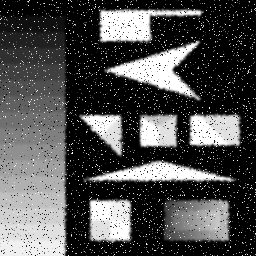
#> input picture Images/image1.png, 256 x 256 px
$ python SobelFilter.py
#> lines starting #> are read from the running program, lines starting #| are printed output that depends on the picture
from PIL import Image
import numpy as np
from scipy import ndimage
import math
from matplotlib import pyplot as plt

# Tanvir Islam
# nid ta840968
# ucfid 3779383
# Spring 2019

"""Sobel Filter is an edge detection algorithm at its core even if it's called a filter
The way its implemented is using 2 separate kernels and then combining them to get all the edges at the end

Discussion
This edge detection is done without any smoothing on the imaages since the instructions did not say
to do so in the PDF.  Therefore, they will be discussed as so.
Due to the presence of tremendous salt and pepper noise in image1 it is hard to see sobel's
work but it is visible.
It can be seen really well with image2 which shows all the edges as white lines in the image.
In fact, you are able to see edges with this algorithm that I didn't even see when I looked at the raw images myself the first time.
An interesting to note is that even though there is lots of noise in image1, sobel still works to show the size of the noise,
which is something hard to see in the original image. """

def SobelFilter(img):

    # We make our kernels to go in the x and y direction separately and then convolve
    # them both on the image
    kernelX = np.array([[-1,0,1], [-2,0,2], [-1,0,1]])
    kernelY = np.array([[-1,-2,-1], [0,0,0], [1,2,1]])

    dstX = ndimage.convolve(img, kernelX)
    dstY = ndimage.convolve(img, kernelY)
    dst = np.ndarray((256,256))

    # this is how we combine our two kernel convolutions
    # by taking the magnitude and storing that in a new array
    for i in range(256):
        for j in range(256):
            dst[i][j] = math.sqrt((math.pow(dstX[i][j], 2) + math.pow(dstY[i][j], 2)))

    return dst

def SobelFilterParent(img):
    arr = np.array(img, dtype=float)
    removedNoise = SobelFilter(arr)
    return Image.fromarray(removedNoise)


def main():
    img1 = Image.open("./Images/image1.png")
#> img1 is the input picture: PIL image 256x256 L; min 0, max 255, mean 79.3
    img2 = Image.open("./Images/image2.png")
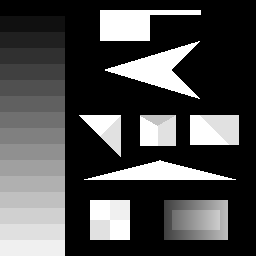
#> input picture Images/image2.png, 256 x 256 px
#> img2 is the input picture: PIL image 256x256 L; min 0, max 255, mean 75.2

    sob1 = SobelFilterParent(img1)
#> in SobelFilter, `dstY = ndimage.convolve(img, kernelY)`:
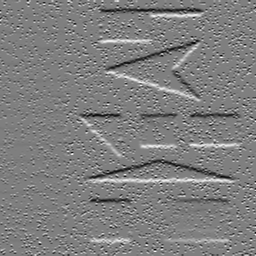
#> dstY: shape (256, 256) float64; min -823, max 823, mean -1.7; drawn with min black and max white
#> after the loop in SobelFilter, `for i in range(256):`:
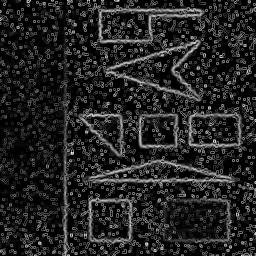
#> dst: shape (256, 256) float64; min 0, max 997.7, mean 141.4; drawn with min black and max white
    sob2 = SobelFilterParent(img2)
#> in SobelFilter (call 2), `dstX = ndimage.convolve(img, kernelX)`:
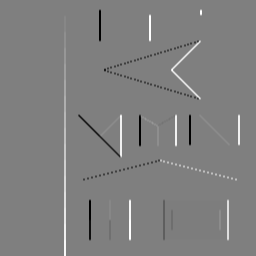
#> dstX: shape (256, 256) float64; min -1020, max 1020, mean 3.8; drawn with min black and max white
#> in SobelFilter (call 2), `dstY = ndimage.convolve(img, kernelY)`:
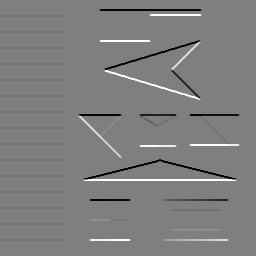
#> dstY: shape (256, 256) float64; min -1020, max 1020, mean -1.9; drawn with min black and max white
#> after the loop in SobelFilter (call 2), `for i in range(256):`:
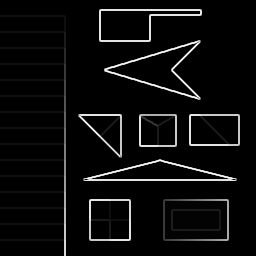
#> dst: shape (256, 256) float64; min 0, max 1140.4, mean 54.1; drawn with min black and max white

    plt.subplot(121),plt.imshow(sob1),plt.title('Image 1')
    plt.xticks([]), plt.yticks([])
    plt.subplot(122),plt.imshow(sob2),plt.title('Image 2')
    plt.xticks([]), plt.yticks([])
    plt.show()
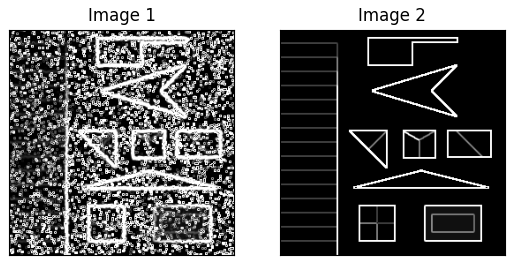
#> figure drawn by matplotlib, 2 panels

main()
